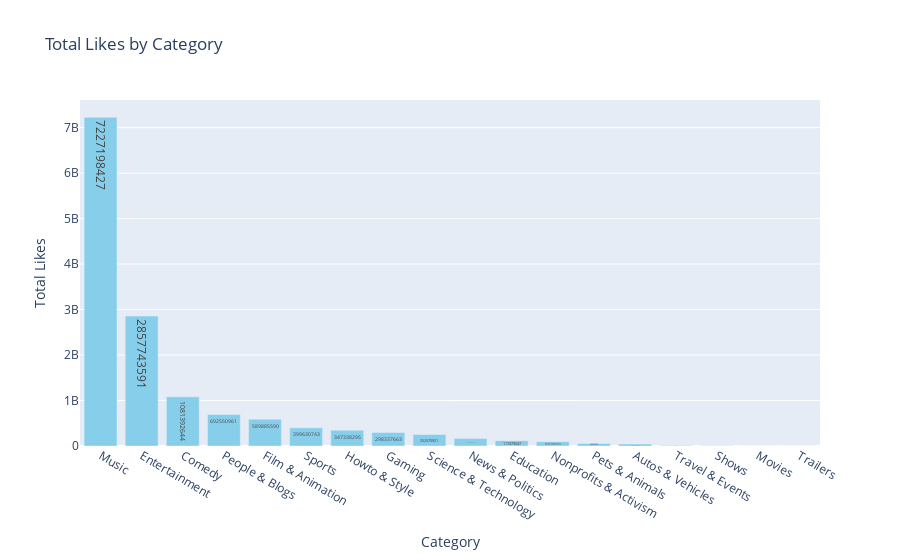

The code cell stored with this chart in its notebook:
### Code cell
import plotly.graph_objs as go
from plotly.offline import iplot

# Create bar trace with values inside the bars
trace = go.Bar(x=sorted_category_likes.index,
               y=sorted_category_likes.values,
               text=sorted_category_likes.values,
               textposition='inside',    # Show text inside the bar
               marker=dict(color='skyblue'))

# Define layout
layout = go.Layout(title='Total Likes by Category',
                   xaxis=dict(title='Category'),
                   yaxis=dict(title='Total Likes'))

# Create the figure and plot
fig = go.Figure(data=[trace], layout=layout)
fig.show()
#iplot(fig)

### Figure 1 — Plotly figure (JSON) as saved in the notebook; plotly's stock layout.template omitted (floating-point values rounded to 4 significant figures)
{"data": [{"marker": {"color": "skyblue"}, "text": [7227198427, 2857743591, 1081392644, 692550961, 589885590, 399630743, 347338295, 298337663, 252570921, 163503422, 117479047, 93538593, 56601492, 45461895, 13494079, 4570827, 1005417, 198], "textposition": "inside", "type": "bar", "x": ["Music", "Entertainment", "Comedy", "People & Blogs", "Film & Animation", "Sports", "Howto & Style", "Gaming", "Science & Technology", "News & Politics", "Education", "Nonprofits & Activism", "Pets & Animals", "Autos & Vehicles", "Travel & Events", "Shows", "Movies", "Trailers"], "y": [7227198427, 2857743591, 1081392644, 692550961, 589885590, 399630743, 347338295, 298337663, 252570921, 163503422, 117479047, 93538593, 56601492, 45461895, 13494079, 4570827, 1005417, 198]}], "layout": {"title": {"text": "Total Likes by Category"}, "xaxis": {"title": {"text": "Category"}}, "yaxis": {"title": {"text": "Total Likes"}}}}
